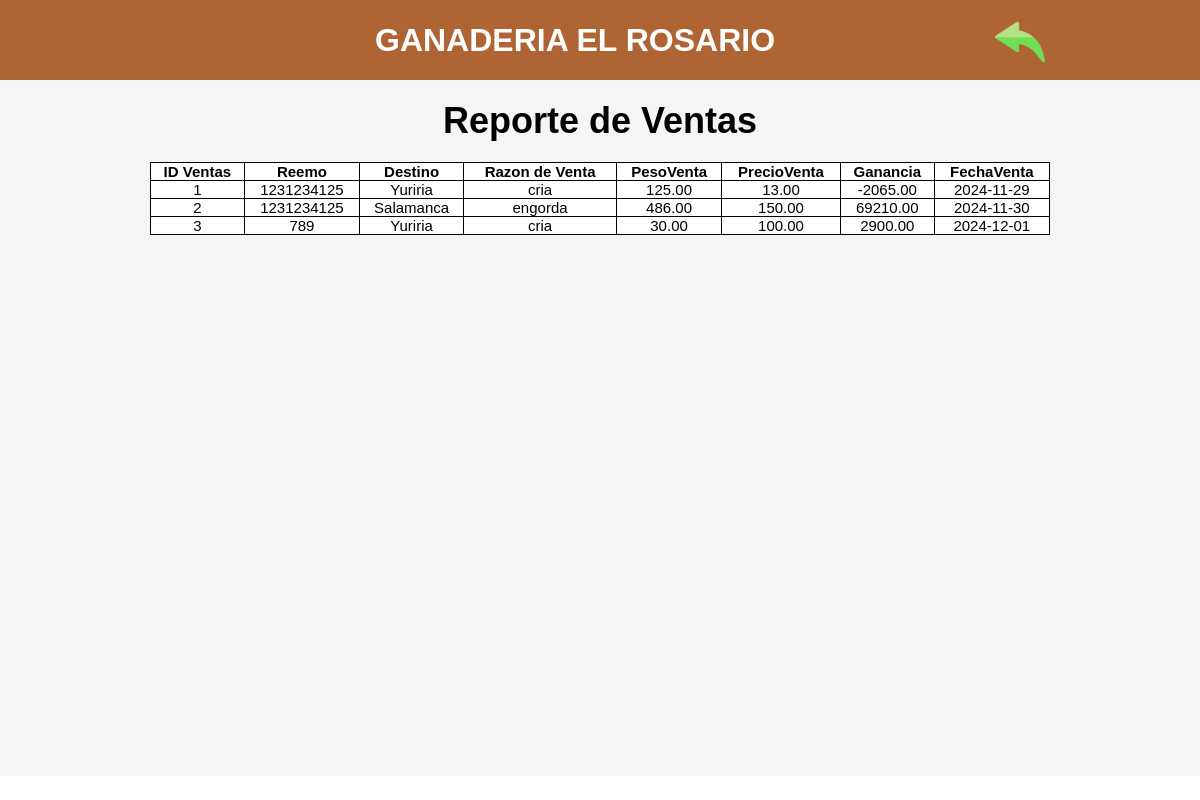
The app's page /ReporteVentas.php with its own data.
### tables this page shows
CREATE TABLE `ventaganado` (
  `idVenta` int(11) NOT NULL,
  `idAnimal` int(11) DEFAULT NULL,
  `N_Reemo` varchar(30) DEFAULT NULL,
  `Destino` varchar(50) DEFAULT NULL,
  `TipoVenta` varchar(50) DEFAULT NULL,
  `PesoVenta` decimal(10,2) DEFAULT NULL,
  `PrecioVenta` decimal(10,2) DEFAULT NULL,
  `Ganancia` decimal(10,2) DEFAULT NULL,
  `FechaVenta` date DEFAULT NULL
);

### ReporteVentas.php (the view, shortened to what this page needs)
<?php
$server = "localhost";
$user = "root";
$pass = "";
$db = "Ganaderia";
$conexion = mysqli_connect($server, $user, $pass, $db);
$consulta = "SELECT * FROM ventaganado";
$guardar = $conexion->query($consulta);
?>
<!DOCTYPE html>
<html lang="es">
<head>
    <link rel="stylesheet" type="text/css" href="ReporteVentas.css">
</head>
<body>
    <div class="titulin">
        <h1>GANADERIA EL ROSARIO</h1>
        <a href="ADMINISTRADORES.php">
            <img src="flechaatras.jpg" alt="Botón Atrás" class="boton-atras">
        </a>
    </div>
    <main>
        <section class="container">
            <h3>Reporte de Ventas</h3>
            <div class="tabla">
                <div class="uno">
                    <table border="1" class="table">
                        <thead>
                            <tr>
                            <th>ID Ventas</th>
                            <th>Reemo</th>
                            <th>Destino</th>
                            <th>Razon de Venta</th>
                            <th>PesoVenta</th>
                            <th>PrecioVenta</th>
                            <th>Ganancia</th>
                            <th>FechaVenta</th>
                            </tr>
                        </thead>
                        <tbody>
                        <?php while ($row = $guardar->fetch_assoc()): ?>
                            <tr>
                                <td><?php echo htmlspecialchars($row['idVenta']); ?></td>
                                <td><?php echo htmlspecialchars($row['N_Reemo']); ?></td>
                                <td><?php echo htmlspecialchars($row['Destino']); ?></td>
                                <td><?php echo htmlspecialchars($row['TipoVenta']); ?></td>
                                <td><?php echo htmlspecialchars($row['PesoVenta']); ?></td>
                                <td><?php echo htmlspecialchars($row['PrecioVenta']); ?></td>
                                <td><?php echo htmlspecialchars($row['Ganancia']); ?></td>
                                <td><?php echo htmlspecialchars($row['FechaVenta']); ?></td>
                            </tr>
                        <?php endwhile; ?>
                        </tbody>
                    </table>
                </div>
            </div>
        </section>
    </main>
</body>
</html>

### ReporteVentas.css (style rules this page uses)
* { padding: 0; margin: 0; }
.titulin { align-items: center; justify-content: center; text-align: center; color: white; display: flex; height: 80px; border: 1px #af6434; background-color: #af6434; }
.boton-atras { position: relative; left: 220px; margin-top: 8px; width: 50px; height: 50px; }
h3 { font-size: 36px; text-align: center; padding: 20px; }
.container { background-color: whitesmoke; width: 100%; height: 87vh; text-align: center; }
.table, .tr, .th, .td { background-color: white; border: 1px solid black; border-collapse: collapse; }
.table { font-size: 15px; width: 100%; margin: auto; border-collapse: collapse; }
main { display: flex; }
.tabla { display: flex; justify-content: center; }
.uno { width: 75%; height: auto; }
body { background-image: url('Imagenes/Fondo.jpg'); background-size: cover; background-position: center; background-repeat: no-repeat; height: 100%; margin: auto; font-family: 'Arial', sans-serif; }

### records on screen
ventaganado: idVenta "1", N_Reemo "1231234125", Destino "Yuriria", TipoVenta "cria", PesoVenta "125.00", PrecioVenta "13.00", Ganancia "-2065.00", FechaVenta "2024-11-29"
ventaganado: idVenta "2", N_Reemo "1231234125", Destino "Salamanca", TipoVenta "engorda", PesoVenta "486.00", PrecioVenta "150.00", Ganancia "69210.00", FechaVenta "2024-11-30"
ventaganado: idVenta "3", N_Reemo "789", Destino "Yuriria", TipoVenta "cria", PesoVenta "30.00", PrecioVenta "100.00", Ganancia "2900.00", FechaVenta "2024-12-01"
